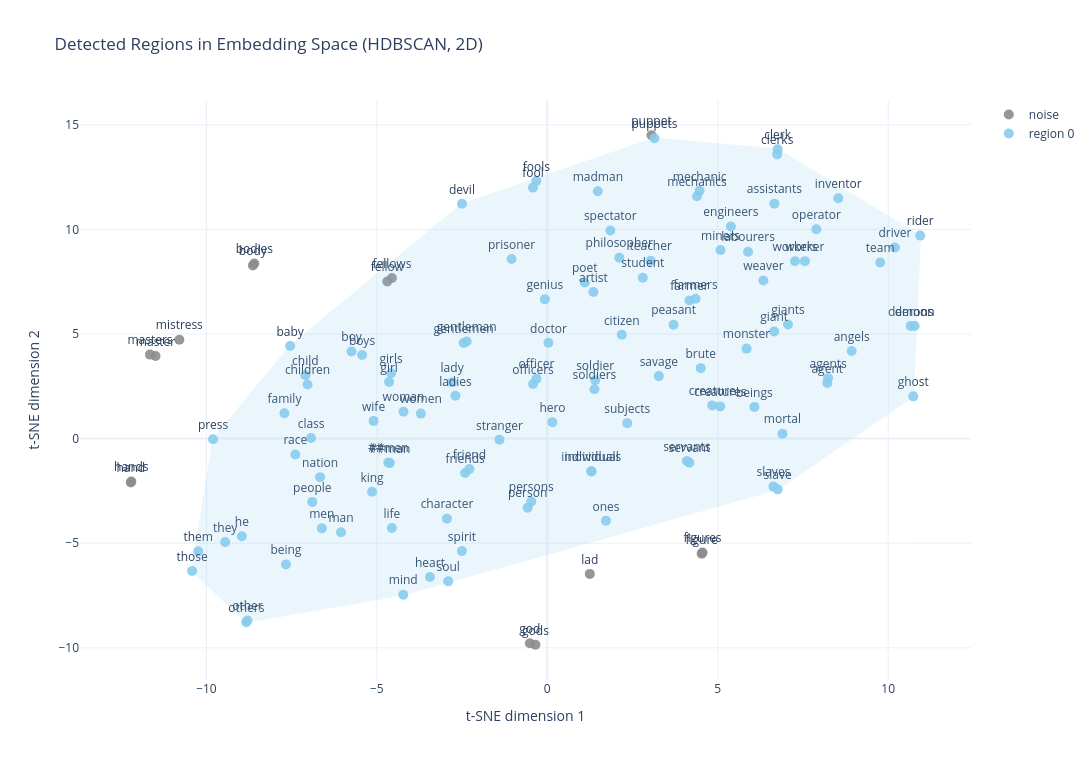

Notebook source saved alongside this figure:
### Code cell
# Coarser settings for larger regions.
# Set dims = 2 or 3 to switch region visualization mode.
region_dims = 2

cluster_labels, region_summary, region_diagnostics, region_words = detect_and_plot_regions(
    coords,
    labels,
    dims=region_dims,
    method="hdbscan",
    min_cluster_size=10,
    min_samples=2,
    eps=1.8,
    cluster_selection_epsilon=0.5,
    auto_expand_eps=True,
    allow_single_cluster=True,
)

region_summary

### Figure 1 — Plotly figure (JSON) as saved in the notebook; plotly's stock layout.template omitted (floating-point values rounded to 4 significant figures)
{"data": [{"hovertemplate": "word=%{text}<br>x=%{x:.3f}<br>y=%{y:.3f}<extra></extra>", "marker": {"color": "#8c8c8c", "opacity": 0.9, "size": 10}, "mode": "markers+text", "name": "noise", "text": ["hands", "hand", "master", "fellow", "body", "fellows", "god", "puppet", "figure", "masters", "lad", "figures", "bodies", "mistress", "gods"], "textposition": "top center", "type": "scatter", "x": [-12.2, -12.22, -11.49, -4.694, -8.639, -4.558, -0.5122, 3.056, 4.527, -11.66, 1.247, 4.553, -8.594, -10.8, -0.3492], "y": [-2.049, -2.096, 3.947, 7.514, 8.278, 7.68, -9.781, 14.5, -5.507, 4.015, -6.467, -5.445, 8.374, 4.726, -9.853]}, {"hovertemplate": "word=%{text}<br>x=%{x:.3f}<br>y=%{y:.3f}<extra></extra>", "marker": {"color": "rgb(136, 204, 238)", "opacity": 0.9, "size": 10}, "mode": "markers+text", "name": "region 0", "text": ["man", "men", "woman", "child", "people", "person", "boy", "girl", "children", "women", "persons", "creature", "slave", "slaves", "boys", "gentleman", "being", "creatures", "girls", "fool", "soldier", "beings", "lady", "soldiers", "brute", "servant", "servants", "clerk", "them", "mind", "others", "stranger", "mechanic", "##men", "life", "agent", "miners", "labourers", "spirit", "they", "officer", "gentlemen", "fools", "engineers", "officers", "agents", "farmer", "monster", "soul", "teacher", "workers", "ladies", "##man", "friend", "baby", "worker", "other", "demon", "wife", "puppets", "individual", "genius", "devil", "inventor", "subjects", "doctor", "prisoner", "heart", "mortal", "press", "artist", "madman", "rider", "individuals", "those", "student", "mechanics", "savage", "character", "poet", "giant", "ones", "ghost", "assistants", "philosopher", "giants", "family", "hero", "team", "driver", "peasant", "demons", "weaver", "nation", "race", "friends", "class", "clerks", "king", "farmers", "spectator", "citizen", "he", "operator", "angels"], "textposition": "top center", "type": "scatter", "x": [-6.053, -6.614, -4.219, -7.098, -6.894, -0.5762, -5.744, -4.641, -7.034, -3.71, -0.4692, 4.839, 6.759, 6.633, -5.434, -2.365, -7.668, 5.071, -4.582, -0.4215, 1.403, 6.075, -2.792, 1.381, 4.5, 4.169, 4.093, 6.758, -10.24, -4.227, -8.831, -1.403, 4.469, -4.666, -4.56, 8.212, 5.083, 5.889, -2.504, -9.45, -0.3173, -2.456, -0.3218, 5.386, -0.418, 8.237, 4.17, 5.845, -2.907, 3.033, 7.266, -2.696, -4.616, -2.286, -7.545, 7.555, -8.796, 10.78, -5.097, 3.144, 1.299, -0.07268, -2.503, 8.536, 2.343, 0.03273, -1.048, -3.443, 6.898, -9.807, 1.351, 1.483, 10.94, 1.289, -10.42, 2.801, 4.39, 3.272, -2.943, 1.098, 6.655, 1.721, 10.73, 6.662, 2.112, 7.061, -7.712, 0.1506, 9.766, 10.2, 3.703, 10.66, 6.339, -6.666, -7.392, -2.411, -6.929, 6.744, -5.141, 4.349, 1.848, 2.184, -8.96, 7.893, 8.929], "y": [-4.476, -4.29, 1.287, 3.032, -3.025, -3.304, 4.168, 2.704, 2.587, 1.195, -3.007, 1.587, -2.425, -2.294, 3.997, 4.64, -6.013, 1.54, 3.128, 12.0, 2.794, 1.515, 2.69, 2.363, 3.369, -1.154, -1.067, 13.83, -5.384, -7.462, -8.781, -0.05471, 11.85, -1.147, -4.27, 2.656, 9.018, 8.935, -5.378, -4.947, 2.862, 4.571, 12.32, 10.14, 2.614, 2.89, 6.603, 4.302, -6.824, 8.503, 8.481, 2.045, -1.166, -1.449, 4.429, 8.482, -8.692, 5.384, 0.8476, 14.35, -1.574, 6.658, 11.22, 11.49, 0.739, 4.579, 8.583, -6.615, 0.2383, -0.02774, 7.008, 11.83, 9.704, -1.564, -6.329, 7.69, 11.58, 2.988, -3.826, 7.459, 5.116, -3.929, 2.02, 11.23, 8.65, 5.452, 1.215, 0.7817, 8.419, 9.133, 5.446, 5.387, 7.554, -1.842, -0.7615, -1.642, 0.02722, 13.59, -2.54, 6.685, 9.945, 4.962, -4.67, 10.01, 4.186]}, {"fill": "toself", "fillcolor": "rgb(136, 204, 238)", "hoverinfo": "skip", "line": {"color": "rgb(136, 204, 238)", "width": 1.5}, "mode": "lines", "opacity": 0.16, "showlegend": false, "type": "scatter", "x": [10.94, 6.758, 3.144, -2.503, -7.545, -9.807, -10.42, -8.831, -4.227, 6.759, 10.73, 10.94], "y": [9.704, 13.83, 14.35, 11.22, 4.429, -0.02774, -6.329, -8.781, -7.462, -2.425, 2.02, 9.704]}], "layout": {"height": 760, "title": {"text": "Detected Regions in Embedding Space (HDBSCAN, 2D)"}, "width": 1100, "xaxis": {"title": {"text": "t-SNE dimension 1"}}, "yaxis": {"title": {"text": "t-SNE dimension 2"}}}}
